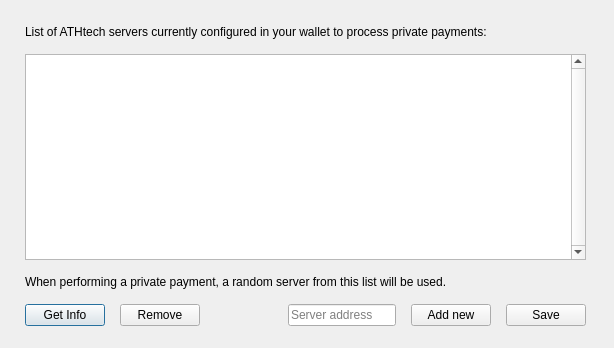
<?xml version="1.0" encoding="UTF-8"?>
<ui version="4.0">
 <class>ATHtechsetup</class>
 <widget class="QDialog" name="ATHtechsetup">
  <property name="geometry">
   <rect>
    <x>0</x>
    <y>0</y>
    <width>614</width>
    <height>348</height>
   </rect>
  </property>
  <property name="windowTitle">
   <string>Dialog</string>
  </property>
  <widget class="QWidget" name="verticalLayoutWidget">
   <property name="geometry">
    <rect>
     <x>10</x>
     <y>10</y>
     <width>591</width>
     <height>331</height>
    </rect>
   </property>
   <layout class="QVBoxLayout" name="verticalLayout">
    <property name="spacing">
     <number>15</number>
    </property>
    <property name="leftMargin">
     <number>15</number>
    </property>
    <property name="topMargin">
     <number>15</number>
    </property>
    <property name="rightMargin">
     <number>15</number>
    </property>
    <property name="bottomMargin">
     <number>15</number>
    </property>
    <item>
     <widget class="QLabel" name="topLabel">
      <property name="sizePolicy">
       <sizepolicy hsizetype="Preferred" vsizetype="Preferred">
        <horstretch>0</horstretch>
        <verstretch>0</verstretch>
       </sizepolicy>
      </property>
      <property name="minimumSize">
       <size>
        <width>0</width>
        <height>0</height>
       </size>
      </property>
      <property name="maximumSize">
       <size>
        <width>16777215</width>
        <height>16777215</height>
       </size>
      </property>
      <property name="text">
       <string>List of ATHtech servers currently configured in your wallet to process private payments:</string>
      </property>
      <property name="wordWrap">
       <bool>true</bool>
      </property>
     </widget>
    </item>
    <item>
     <widget class="QListWidget" name="serversListWidget">
      <property name="verticalScrollBarPolicy">
       <enum>Qt::ScrollBarAlwaysOn</enum>
      </property>
      <property name="horizontalScrollBarPolicy">
       <enum>Qt::ScrollBarAlwaysOff</enum>
      </property>
      <property name="verticalScrollMode">
       <enum>QAbstractItemView::ScrollPerItem</enum>
      </property>
     </widget>
    </item>
    <item>
     <widget class="QLabel" name="label">
      <property name="text">
       <string>When performing a private payment, a random server from this list will be used.</string>
      </property>
     </widget>
    </item>
    <item>
     <layout class="QHBoxLayout" name="horizontalLayout">
      <item>
       <widget class="QPushButton" name="getInfoButton">
        <property name="text">
         <string>Get Info</string>
        </property>
       </widget>
      </item>
      <item>
       <widget class="QPushButton" name="removeButton">
        <property name="text">
         <string>Remove</string>
        </property>
       </widget>
      </item>
      <item>
       <spacer name="horizontalSpacer_2">
        <property name="orientation">
         <enum>Qt::Horizontal</enum>
        </property>
        <property name="sizeHint" stdset="0">
         <size>
          <width>40</width>
          <height>20</height>
         </size>
        </property>
       </spacer>
      </item>
      <item>
       <widget class="QLineEdit" name="addServerText">
        <property name="placeholderText">
         <string>Server address</string>
        </property>
       </widget>
      </item>
      <item>
       <widget class="QPushButton" name="addNewButton">
        <property name="text">
         <string>Add new</string>
        </property>
       </widget>
      </item>
      <item>
       <widget class="QPushButton" name="saveButton">
        <property name="text">
         <string>Save</string>
        </property>
       </widget>
      </item>
     </layout>
    </item>
   </layout>
  </widget>
 </widget>
 <resources/>
 <connections/>
</ui>
